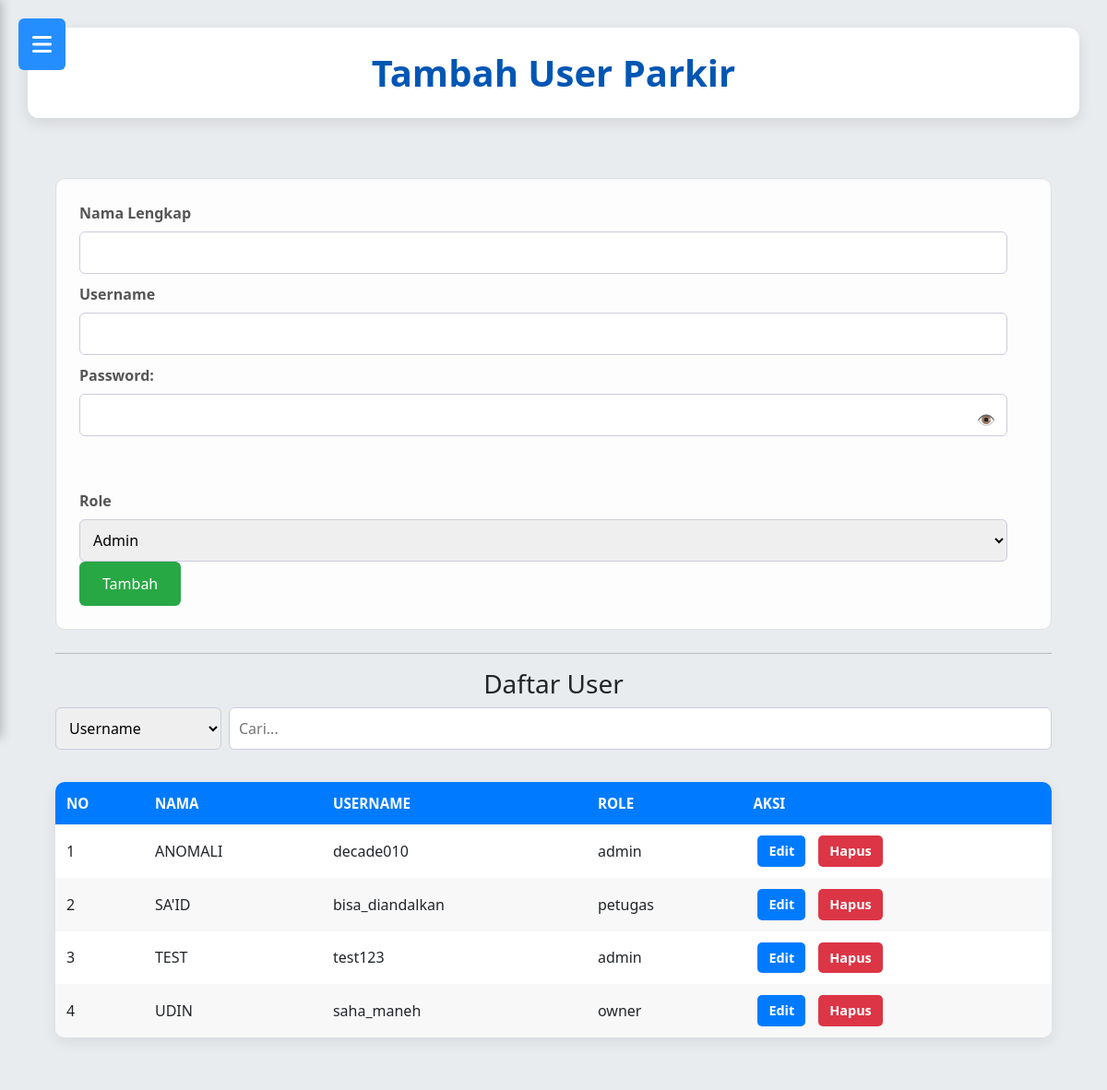
The page /tambah_user_parkir.php (signed in) on the database as committed earlier.
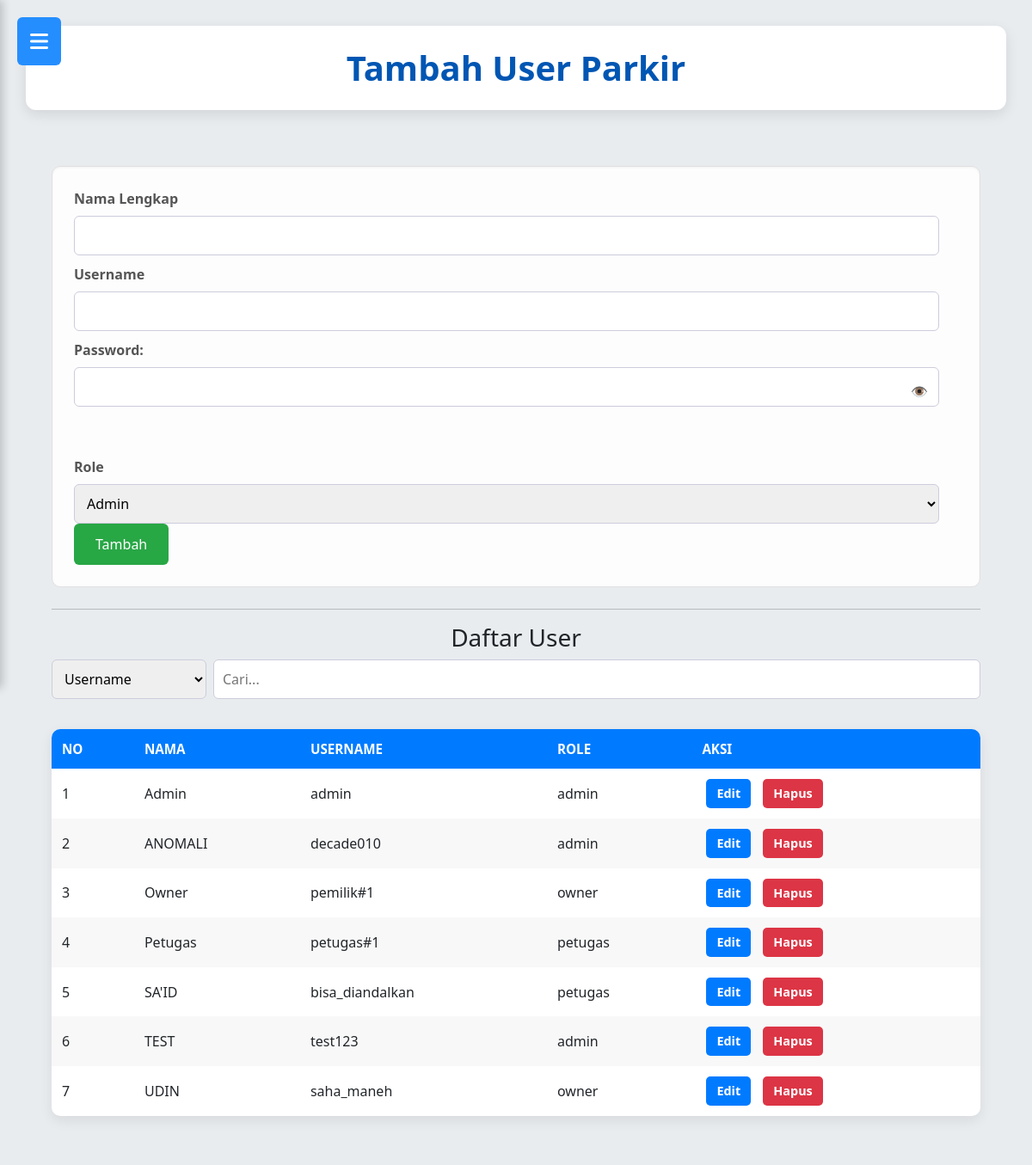
The same page on the database as committed later.
### tables this page shows
CREATE TABLE `tb_user` (
  `id_user` int(11) NOT NULL,
  `nama_lengkap` varchar(50) NOT NULL,
  `username` varchar(50) NOT NULL,
  `password` varchar(100) NOT NULL,
  `role` enum('admin','petugas','owner') NOT NULL,
  `status_aktif` tinyint(1) NOT NULL
);

### tambah_user_parkir.php (the view, shortened to what this page needs)
<?php
$edit_mode = false;
$edit_id = $edit_nama = $edit_username = $edit_role = '';
?>
<!DOCTYPE html>
<html lang="id">
    <head>
        <link rel="stylesheet" href="desain_parkir.css">
        <link href="https://cdn.jsdelivr.net/npm/bootstrap@5.3.0/dist/css/bootstrap.min.css" rel="stylesheet">
        <link href="https://cdnjs.cloudflare.com/ajax/libs/font-awesome/6.4.2/css/all.min.css" rel="stylesheet">
        <link href="https://cdnjs.cloudflare.com/ajax/libs/font-awesome/6.4.0/css/all.min.css" rel="stylesheet">
        <link href="https://cdn.jsdelivr.net/npm/bootstrap@5.3.0/dist/css/bootstrap.min.css" rel="stylesheet">
        <link rel="stylesheet" href="https://cdnjs.cloudflare.com/ajax/libs/font-awesome/6.0.0-beta3/css/all.min.css">
        <link rel="stylesheet" href="https://cdnjs.cloudflare.com/ajax/libs/font-awesome/6.4.0/css/all.min.css">
        <link rel="stylesheet" href="https://cdn.datatables.net/1.13.4/css/jquery.dataTables.min.css">
    </head>
<body>
    <div class="wrapper">
        <main class="main-content">
        <header class="main-header"><h2>Tambah User Parkir</h2></header>
        <main class="main-content">
            <form method="POST" action="tambah_user_parkir.php">
    <?php include 'sidebar_parkiran.php'; ?>
     <form method="POST">
    <label>Nama Lengkap</label>
    <input type="text" name="nama" value="<?= $edit_nama ?>" required>
    <label>Username</label>
    <input type="text" name="username" value="<?= $edit_username ?>" required>
    <label for="password">Password: <?php echo $edit_mode ? '(Kosongkan jika tidak ingin mengubah)' : ''; ?></label><br>
    <div style="position: relative;">
        <input type="password" name="password" id="password" style="padding-right: 10px;">
        <button type="button" id="togglePassword" style="position: absolute; right: 10px; top: 50%; transform: translateY(-50%); background: none; border: none; cursor: pointer;">
            👁️
        </button>
    </div>
    <br><br>
    <label>Role</label>
    <select name="role">
        <option value="admin" <?= $edit_role=='admin'?'selected':'' ?>>Admin</option>
    </select>
    <button type="submit"><?= $edit_mode ? 'Update' : 'Tambah' ?></button>
    </form>
     <hr>
     <h3>Daftar User</h3>
     <div class="toolbar-parkir">
        <div class="search-wrapper">
            <select id="searchType">
                <option value="username">Username</option>
            </select>
            <input type="text" id="searchBox" placeholder="Cari...">
        </div>
    </div>
     <table>
        <thead>
            <tr>
                <th>No</th>
                <th>Nama</th>
                <th>Username</th>
                <th>Role</th>
                <th>Aksi</th>
            </tr>
        </thead>
        <tbody>
        <?php
        $no = 1;
        $data = $conn->query("SELECT * FROM tb_user ORDER BY nama_lengkap");
        while ($row = $data->fetch_assoc()):
        ?>
        <tr>
            <td><?= $no++ ?></td>
            <td><?= htmlspecialchars($row['nama_lengkap']) ?></td>
            <td><?= htmlspecialchars($row['username']) ?></td>
            <td><?= $row['role'] ?></td>
            <td><a class="action-link edit-link" href="?action=edit&id=<?= $row['id_user'] ?>">Edit</a>
                <a class="action-link delete-link" href="?action=delete&id=<?= $row['id_user'] ?>" onclick="return confirm('Hapus user ini?')">Hapus</a>
            </td>
        </tr>
        <?php endwhile; ?>
    </tbody>
</table>
</main>
</div>
</body>
</html>

Rows that differ between the two databases and show on the page:
added tb_user: nama_lengkap "Admin", username "admin", role "admin"
added tb_user: nama_lengkap "Owner", username "pemilik#1", role "owner"
added tb_user: nama_lengkap "Petugas", username "petugas#1", role "petugas"
